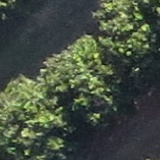
#> input picture Master/src/V03/imgs/im001.jpg, 160 x 160 px
$ python contour.py   (older library calls are emulated)
#> lines starting #> are read from the running program, lines starting #| are printed output that depends on the picture; after the words box and inside, x2 and y2 are one past the last pixel; in counts of white or black regions, pixels touching at a corner belong together
# USAGE
# python counting_coins.py --image ../images/coins.png
# python counting_coins.py --image area/area.jpg

# Import the necessary packages
from __future__ import print_function
import numpy as np
import argparse
import cv2

# Construct the argument parser and parse the arguments

# Load the image, convert it to grayscale, and blur it slightly
image = cv2.imread("imgs/im001.jpg")
#> image is the input picture: shape (160, 160, 3); mean B, G, R 64.4, 77.6, 68
image = image[20:140,20:140,:]
#> image: shape (120, 120, 3)

gray = cv2.cvtColor(image, cv2.COLOR_BGR2GRAY)
blurred = cv2.GaussianBlur(gray, (11, 11), 0)
gblurred = cv2.medianBlur(gray, 7)
#cv2.imshow("Image", image)
#cv2.imshow("Image", blurred)

(B, G, R) = cv2.split(image)
zeros = np.zeros(image.shape[:2], dtype = "uint8")
GG = cv2.merge([zeros, G, zeros])
BB = cv2.merge([B, zeros, zeros])
RR = cv2.merge([zeros, zeros, R])
gb7 = cv2.medianBlur(GG, 7)
gb9 = cv2.medianBlur(GG, 9)
gb11 = cv2.medianBlur(GG, 11)

bb7 = cv2.medianBlur(BB, 7)
bb9 = cv2.medianBlur(BB, 9)
bb11 = cv2.medianBlur(BB, 11)
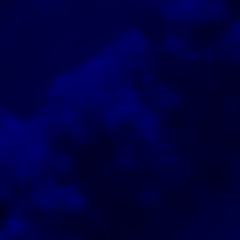
#> bb11: shape (120, 120, 3) (shown 2 times larger); mean of channels 0, 1, 2 63.2, 0, 0; drawn as B, G, R

rb7 = cv2.medianBlur(RR, 7)
rb9 = cv2.medianBlur(RR, 9)
rb11 = cv2.medianBlur(RR, 11)
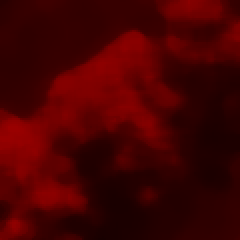
#> rb11: shape (120, 120, 3) (shown 2 times larger); mean of channels 0, 1, 2 0, 0, 69.6; drawn as B, G, R

gcombo = np.hstack([GG,gb7,gb9,gb11])
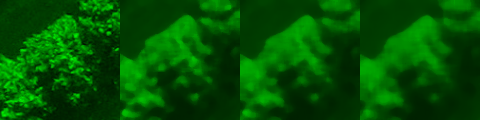
#> gcombo: shape (120, 480, 3); mean of channels 0, 1, 2 0, 81.7, 0; drawn as B, G, R
bcombo = np.hstack([BB,bb7,bb9,bb11])
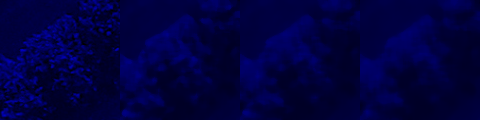
#> bcombo: shape (120, 480, 3); mean of channels 0, 1, 2 64.3, 0, 0; drawn as B, G, R
rcombo = np.hstack([RR,rb7,rb9,rb11])
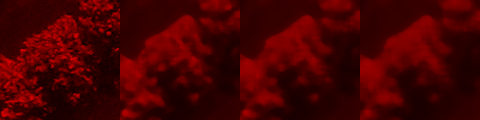
#> rcombo: shape (120, 480, 3); mean of channels 0, 1, 2 0, 0, 71; drawn as B, G, R

rmin = np.min(R[0:5,0:5])
#> rmin = 36
rmax = np.max(R[0:5,0:5])
#> rmax = 48
print(rmin)
#| 36
print(rmax)
#| 48

combo = np.vstack([gcombo,bcombo,rcombo])
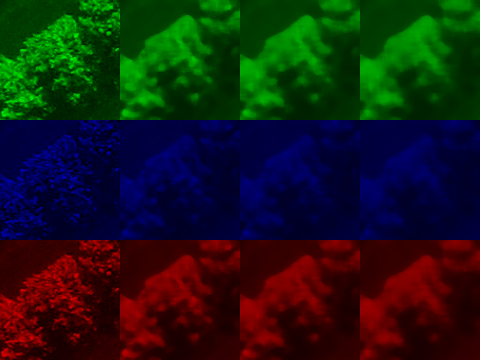
#> combo: shape (360, 480, 3); mean of channels 0, 1, 2 21.4, 27.2, 23.7; drawn as B, G, R
cv2.imshow("i",combo)


# The first thing we are going to do is apply edge detection to
# the image to reveal the outlines of the coins
edged = cv2.Canny(gb9, 180, 220)
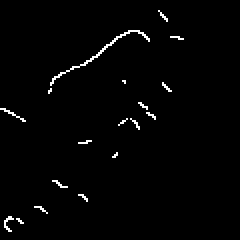
#> edged: shape (120, 120) (shown 2 times larger); 1.5% white in thin lines or dots, all inside (x1, y1, x2, y2) = (0, 5, 92, 116)
cv2.imshow("Edges", edged)


# Find contours in the edged image.
# NOTE: The cv2.findContours method is DESTRUCTIVE to the image
# you pass in. If you intend on reusing your edged image, be
# sure to copy it before calling cv2.findContours
# (_, cnts, _) = cv2.findContours(edged.copy(), cv2.RETR_EXTERNAL, cv2.CHAIN_APPROX_SIMPLE)
circles = []
(_, cnts, _) = cv2.findContours(edged.copy(), cv2.RETR_EXTERNAL, cv2.CHAIN_APPROX_SIMPLE)
#> cnts = 18 contours, 17 with area under 20; largest, box (x1, y1, x2, y2) and area: (25, 15, 75, 43) 27
cnts = cv2.HoughCircles( blurred, cv2.HOUGH_GRADIENT, 1, 50, 200, 100,minRadius= 50,maxRadius= 130 );
#> cnts = [200, 0, 0, 0]
print(cnts)
#| [[200.]
#|  [  0.]
#|  [  0.]
#|  [  0.]]

# How many contours did we find?
#print("I count {} coins in this image".format(len(cnts)))
if 1==2:
	quit()

# Let's highlight the coins in the original image by drawing a
# green circle around them
coins = image.copy()
#> (the run stopped early here; a loop or call above may not have finished)

$ run again, with Master/src/V03/imgs/im004.jpg copied over Master/src/V03/imgs/im001.jpg
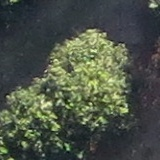
#> input picture Master/src/V03/imgs/im004.jpg, 160 x 160 px
#> image is the input picture: shape (160, 160, 3); mean B, G, R 70.2, 82.5, 75
#> image: shape (120, 120, 3)
#> `rcombo = np.hstack([RR,rb7,rb9,rb11])`:
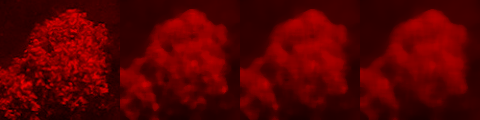
#> rcombo: shape (120, 480, 3); mean of channels 0, 1, 2 0, 0, 88.3; drawn as B, G, R
#> rmin = 31
#> rmax = 49
#| 31
#| 49
#> `edged = cv2.Canny(gb9, 180, 220)`:
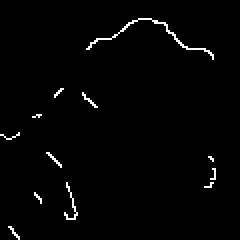
#> edged: shape (120, 120) (shown 2 times larger); 1.5% white in thin lines or dots, all inside (x1, y1, x2, y2) = (0, 9, 108, 120)
#> `(_, cnts, _) = cv2.findContours(edged.copy(), cv2.RETR_EXTERNAL, cv2.C..`: cnts = 12 contours, 11 with area under 20; largest, box (x1, y1, x2, y2) and area: (43, 9, 107, 30) 26
#> `cnts = cv2.HoughCircles( blurred, cv2.HOUGH_GRADIENT, 1, 50, 200, 100,..`: cnts = [200, 0, 0, 0]
#| [[200.]
#|  [  0.]
#|  [  0.]
#|  [  0.]]
